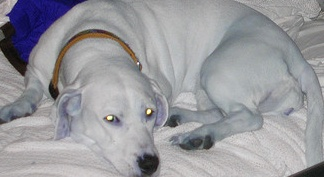
#> input picture data/bounded/000000005862.jpg, 324 x 177 px
$ python -i visualizations.py   (imports and definitions only)   (older library calls are emulated)
#> lines starting #> are read from the running program, lines starting #| are printed output that depends on the picture
import numpy as np
import pandas as pd
import matplotlib.pyplot as plt
import cv2
import altair as alt

# Loss plot
# [97 lines left out: functions plot_loss, plot_tsne, plottingFeatureMaps, not called in this run]


def plottingReconstructionMap(img_idx):
    test_img = X_train_PP[img_idx]
    test_img = cv2.normalize(test_img, test_img,  0, 1, cv2.NORM_MINMAX, dtype=cv2.CV_32F)
    test_img = cv2.cvtColor(test_img, cv2.COLOR_BGR2RGB)
    reco_img = X_train_reconst[img_idx]
    reco_img = cv2.normalize(reco_img, reco_img,  0, 1, cv2.NORM_MINMAX, dtype=cv2.CV_32F)
    reco_img = cv2.cvtColor(reco_img, cv2.COLOR_BGR2RGB)

    fig = plt.figure(figsize=(8, 4))
    fig.suptitle("Reconstructed Image", fontsize=20)
    ax = plt.subplot(1, 2, 1)
    ax.get_xaxis().set_visible(False)
    ax.get_yaxis().set_visible(False)
    plt.imshow(test_img)
    ax = plt.subplot(1, 2, 2)
    ax.get_xaxis().set_visible(False)
    ax.get_yaxis().set_visible(False)
    plt.imshow(reco_img)
    plt.show()


# Function to plot the recommended images
# [131 lines left out: functions plot_nearest_images, countWordPlot, category_word_dist, catCountWordPlot, not called in this run]

>>> import cv2
>>> picture = cv2.imread('../data/bounded/000000005862.jpg', cv2.IMREAD_GRAYSCALE)
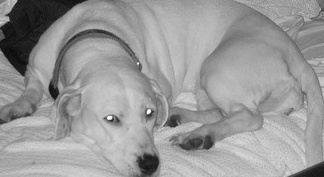
#> picture: shape (177, 324); min 3, max 254, mean 153.6
#> (the run stopped early here; a loop or call above may not have finished)

$ run again, on data/bounded/000000016764.jpg
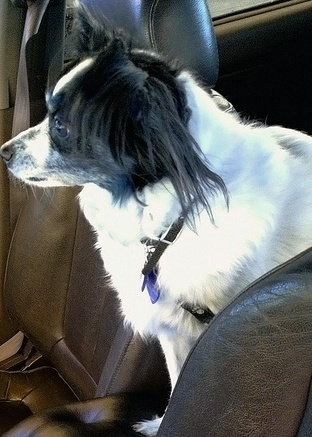
#> input picture data/bounded/000000016764.jpg, 312 x 437 px
#> `picture = cv2.imread('../data/bounded/000000005862.jpg', cv2.IMREAD_GR..`:
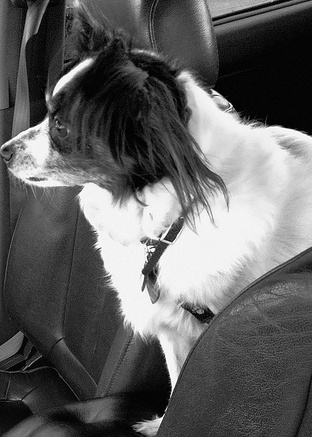
#> picture: shape (437, 312); min 0, max 255, mean 97.3

$ run again, on data/bounded/000000018601.jpg
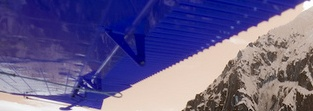
#> input picture data/bounded/000000018601.jpg, 313 x 111 px
#> `picture = cv2.imread('../data/bounded/000000005862.jpg', cv2.IMREAD_GR..`:
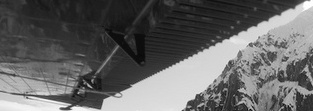
#> picture: shape (111, 313); min 0, max 255, mean 100.9
